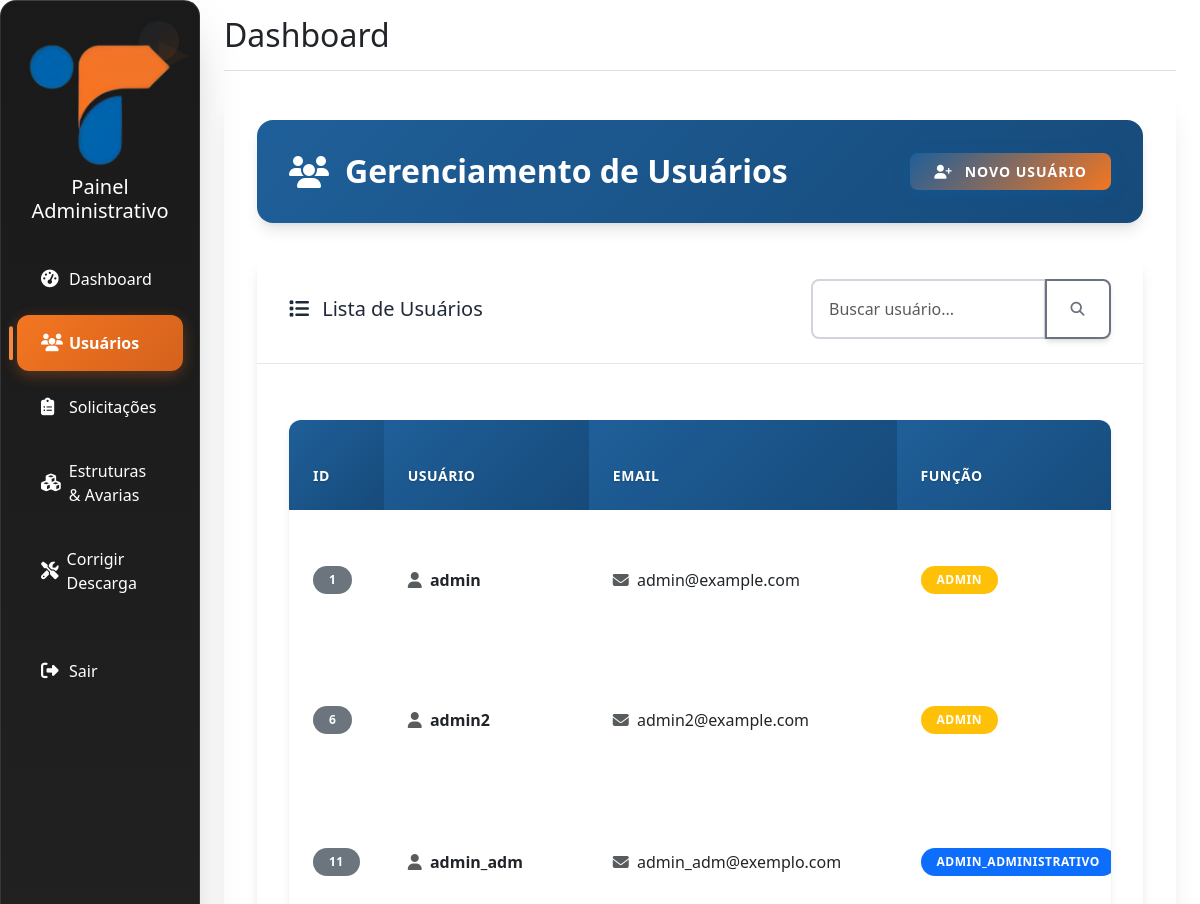
The app's page /admin/usuarios (signed in, upper part), older data.
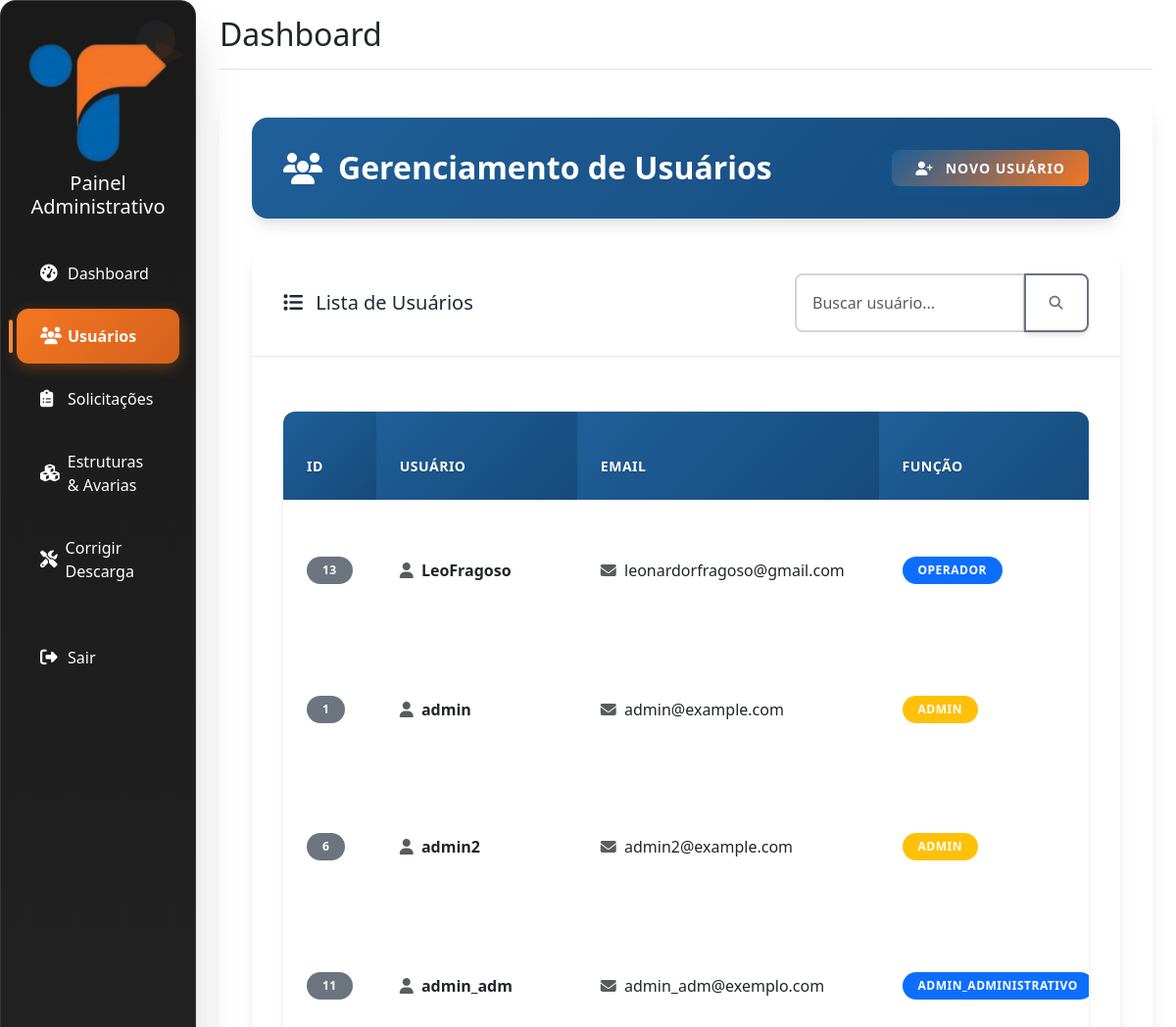
The same page, newer data.
### tables this page shows
CREATE TABLE usuarios (
        id INTEGER PRIMARY KEY AUTOINCREMENT,
        username TEXT UNIQUE NOT NULL,
        email TEXT UNIQUE NOT NULL,
        password_hash TEXT NOT NULL,
        nivel TEXT NOT NULL,
        created_at TEXT NOT NULL,
        last_login TEXT,
        ultima_alteracao_senha TEXT
    , nome TEXT, unidade TEXT DEFAULT "Rio de Janeiro", senha_temporaria INTEGER DEFAULT 0, primeiro_login INTEGER DEFAULT 1);

### admin/routes.py (the view)
@admin_bp.route('/usuarios')
@admin_completo_only_required
def listar_usuarios():
    try:
        db = get_db()
        cursor = db.cursor()
        cursor.execute("""
            SELECT id, username, email, nivel, last_login, created_at
            FROM usuarios
            ORDER BY username
        """)
        usuarios = cursor.fetchall()
        return render_template('admin/usuarios.html',
                              usuarios=usuarios,
                              username=session.get('username'),
                              role=session.get('role'))
    except Exception as e:
        logger.error(f"Erro ao listar usuários: {e}")
        flash(f"Erro ao listar usuários: {e}", "danger")
        return redirect(url_for('admin.admin_dashboard'))

### db.py (called while the page is built)
def get_db():
    if 'db' not in g:
        try:
            g.db = sqlite3.connect(
                current_app.config['DATABASE'],
                detect_types=sqlite3.PARSE_DECLTYPES,
                timeout=30.0,  # 30 segundos de timeout
                isolation_level=None  # Autocommit mode
            )
            g.db.execute('PRAGMA busy_timeout = 10000;')  # 10 segundos
            g.db.row_factory = sqlite3.Row
            logger.debug("Nova conexão com o banco de dados estabelecida")
        except sqlite3.Error as e:
            logger.error(f"Erro ao conectar ao banco de dados: {e}")
            raise
    return g.db

### utils/db.py (called while the page is built)
def get_db():
    try:
        return main_get_db()
    except Exception as e:
        logger.error(f"Erro ao obter conexão com o banco de dados: {e}")
        if 'db' not in g:
            g.db = sqlite3.connect(
                current_app.config['DATABASE'],
                detect_types=sqlite3.PARSE_DECLTYPES,
                timeout=30.0
            )
            g.db.row_factory = sqlite3.Row
        return g.db

### utils/permissions.py (called while the page is built)
def get_user_role():
    role = session.get('role') or session.get('nivel')
    return role

### templates/admin/usuarios.html (shortened to what this page needs)
{% extends "admin/base.html" %}
{% block extra_css %}
<link rel="stylesheet" href="{{ url_for('static', filename='css/admin-theme.css') }}">
{% endblock %}
{% block content %}
<div class="main-content">
    <div class="page-header">
        <div class="d-flex justify-content-between align-items-center">
            <h1>
                <i class="fas fa-users me-2"></i>
                Gerenciamento de Usuários
            </h1>
            <div class="btn-toolbar">
                <div class="btn-group">
                    <a href="{{ url_for('admin.novo_usuario') }}" class="btn btn-primary">
                        <i class="fas fa-user-plus me-1"></i> Novo Usuário
                    </a>
                </div>
            </div>
        </div>
    </div>
            <div class="admin-card fade-in-up">
                <div class="card-header">
                    <div class="d-flex justify-content-between align-items-center">
                        <h5 class="mb-0">
                            <i class="fas fa-list me-2"></i>
                            Lista de Usuários
                        </h5>
                        <div class="input-group" style="width: 300px;">
                            <input type="text" id="searchInput" class="form-control" placeholder="Buscar usuário...">
                            <button class="btn btn-outline-secondary" type="button">
                                <i class="fas fa-search"></i>
                            </button>
                        </div>
                    </div>
                </div>
                <div class="card-body">
                    <div class="table-responsive">
                        <table class="table table-hover" id="usersTable">
                            <thead>
                                <tr>
                                    <th>ID</th>
                                    <th>Usuário</th>
                                    <th>Email</th>
                                    <th>Função</th>
                                </tr>
                            </thead>
                            <tbody>
                                {% if usuarios %}
                                    {% for usuario in usuarios %}
                                    <tr class="container-item">
                                        <td>
                                            <span class="badge bg-secondary">{{ usuario.id }}</span>
                                        </td>
                                        <td class="fw-semibold">
                                            <i class="fas fa-user me-1 text-muted"></i>
                                            {{ usuario.username }}
                                        </td>
                                        <td>
                                            <i class="fas fa-envelope me-1 text-muted"></i>
                                            {{ usuario.email }}
                                        </td>
                                        <td>
                                            <span class="badge bg-{{ 'warning' if usuario.nivel == 'admin' else 'primary' }}">
                                                {{ usuario.nivel }}
                                            </span>
                                        </td>
                                    </tr>
                                    {% endfor %}
                                {% endif %}
                            </tbody>
                        </table>
                    </div>
                </div>
            </div>
        </main>
    </div>
</div>
{% endblock %}

Row changes from the older to the newer data that the page shows:
added usuarios: id "13", username "LeoFragoso", email "leonardorfragoso@gmail.com", nivel "OPERADOR"
